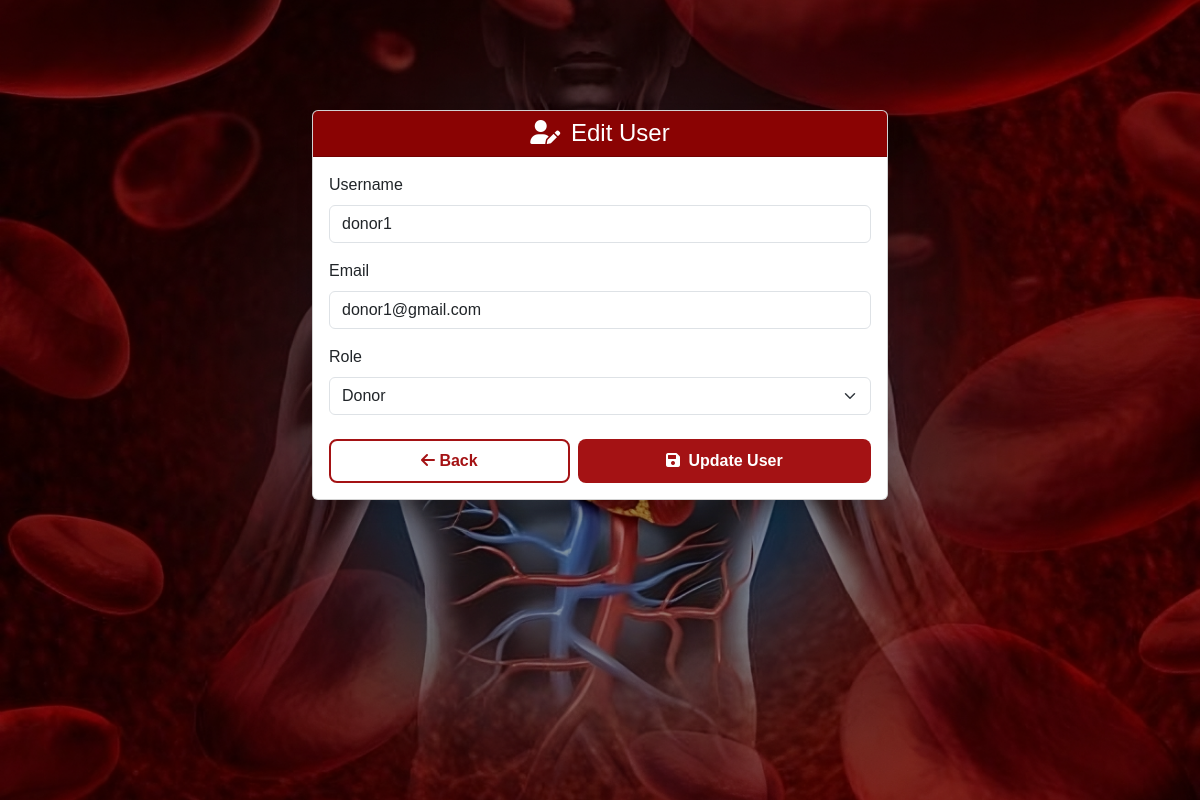
The app's page /users/update_user.php?id=2 (signed in) with its own data.
### tables this page shows
CREATE TABLE IF NOT EXISTS users (
    id INT AUTO_INCREMENT PRIMARY KEY,
    username VARCHAR(100) NOT NULL UNIQUE,
    email VARCHAR(100) NOT NULL UNIQUE,
    password VARCHAR(255) NOT NULL,
    role ENUM('donor', 'seeker', 'admin','staff') NOT NULL,
    created_at DATETIME DEFAULT CURRENT_TIMESTAMP
);

### users/update_user.php (the view, shortened to what this page needs)
<?php
include('../includes/db.php');
$id = $_GET['id'];
$result = mysqli_query($conn, "SELECT * FROM users WHERE id=$id");
$data = mysqli_fetch_assoc($result);
?>
<!DOCTYPE html>
<html lang="en">
<head>
  <link href="https://cdn.jsdelivr.net/npm/bootstrap@5.3.0/dist/css/bootstrap.min.css" rel="stylesheet">
  <link href="https://cdnjs.cloudflare.com/ajax/libs/font-awesome/6.0.0/css/all.min.css" rel="stylesheet">
  <link rel="stylesheet" href="../style.css">
</head>
<body>
<div class="request-wrapper">
<div class="container form-card">
  <div class="card shadow rounded">
    <div class="card-header text-white text-center" style="background-color: #8a0303;">
      <h4 class="mb-0"><i class="fas fa-user-edit me-1"></i> Edit User</h4>
    </div>
    <div class="card-body">
      <form method="POST" action="">
        <div class="mb-3">
          <label class="form-label">Username</label>
          <input type="text" class="form-control" name="username" value="<?= htmlspecialchars($data['username']) ?>" required>
        </div>
        <div class="mb-3">
          <label class="form-label">Email</label>
          <input type="email" class="form-control" name="email" value="<?= htmlspecialchars($data['email']) ?>" required>
        </div>
        <div class="mb-4">
          <label class="form-label">Role</label>
          <select class="form-select" name="role" required>
            <option value="donor" <?= $data['role'] == 'donor' ? 'selected' : '' ?>>Donor</option>
          </select>
        </div>
        <div class="d-flex flex-column flex-sm-row gap-2">
          <a href="list_user.php" class="custom-back-btn flex-fill text-center"><i class="fas fa-arrow-left"></i> Back</a>
          <button type="submit" class="custom-btn flex-fill"><i class="fas fa-save me-1"></i> Update User</button>
        </div>
      </form>
    </div>
  </div>
</div>
</div>
</body>
</html>

### style.css (style rules this page uses)
body { font-family: 'Arial', sans-serif; color: #070603; }
.custom-btn { color: #fff; border: none; padding: 0.1rem 0.3rem; border-radius: 0.4rem; transition: all 0.3s ease; font-weight: 500; text-decoration: none; display: inline-block; }
.custom-btn { background-color: #a41214; color: #fff; border: none; padding: 0.6rem 1.2rem; font-weight: 600; border-radius: 0.5rem; transition: background-color 0.3s ease, color 0.3s ease; }

### users/update_user.php (style rules this page uses)
body { background-color: #f8f9fa; }
.form-card { max-width: 600px; margin: 50px auto; }
.custom-back-btn { background-color: #fff; color: #a41214; border: 2px solid #a41214; padding: 0.5rem 1.3rem; font-weight: 600; border-radius: 0.5rem; text-decoration: none; transition: all 0.3s ease; }
.request-wrapper { background: url('../images/savelife3.jpeg') no-repeat center center; background-size: cover; min-height: 100vh; position: relative; z-index: 0; padding-top: 60px; }
.request-wrapper::before { content: ""; position: absolute; inset: 0; background: rgba(0, 0, 0, 0.4); z-index: 1; }
.request-wrapper .container { position: relative; z-index: 2; }

### records on screen
users: username "donor1", email "donor1@gmail.com", role "Donor"
